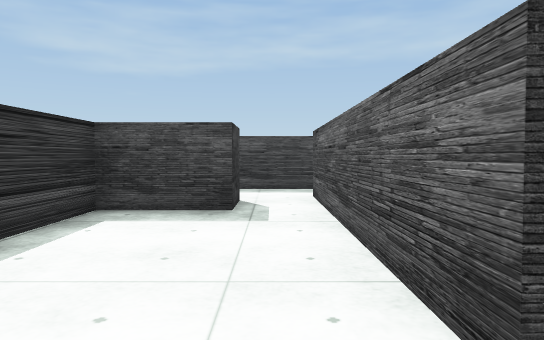
[1] (above)

21 first-person views from a walk through a scene from a Unity 3-D project. The camera is 0.61 m above the floor, tilts 2° down and sees 70° across. The floor is counted in squares, 1 m on a side. Each view is taken from the middle of a square. On the plan, view 1 faces up. The plan holds only what a view shows up to about 10 squares ahead; the rest is blank. The place goes on beyond the plan. The player is left out. Some surface patterns are stand-ins.

[2]
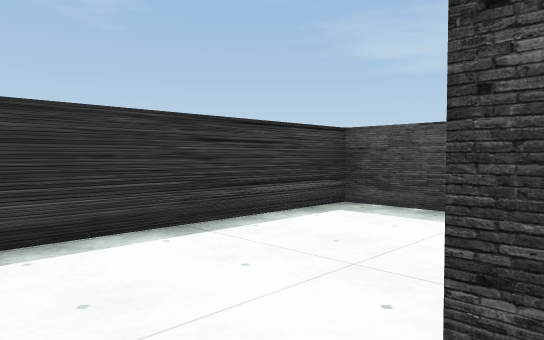

[3]
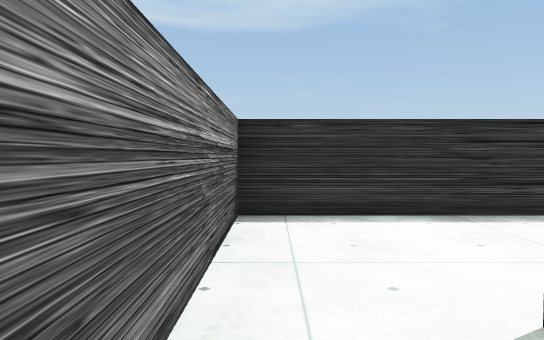

[4]
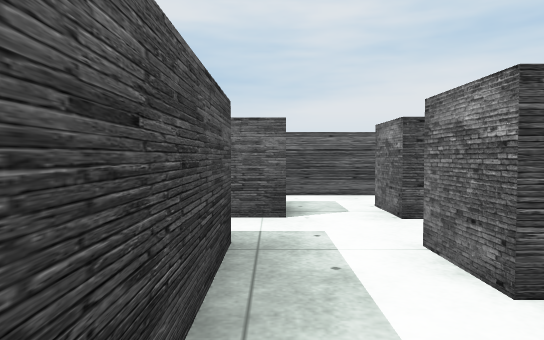

[5]
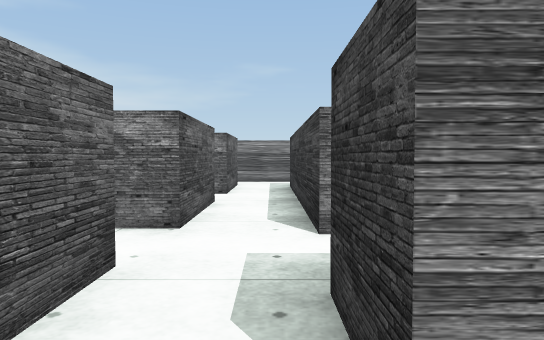

[6]
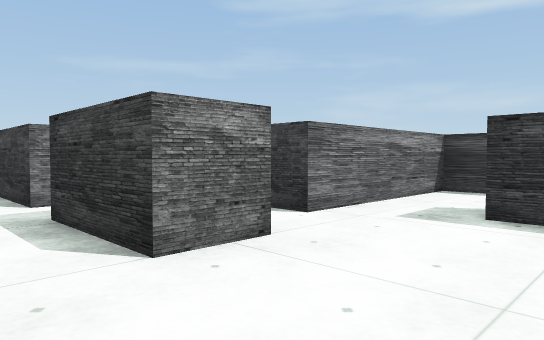

[7]
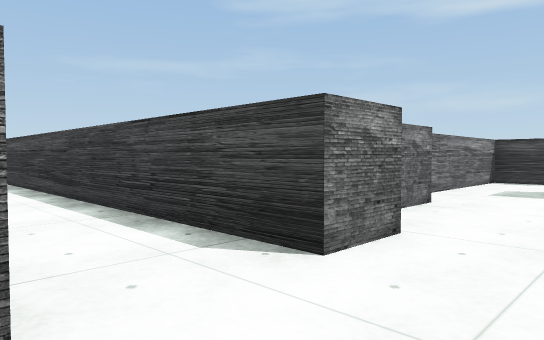

[8]
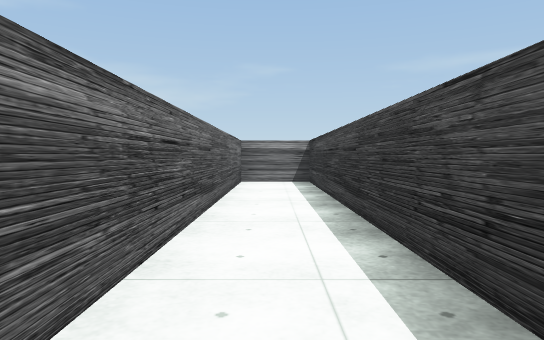

[9]
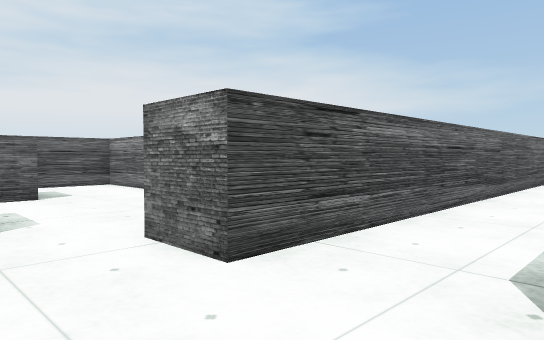

[10]
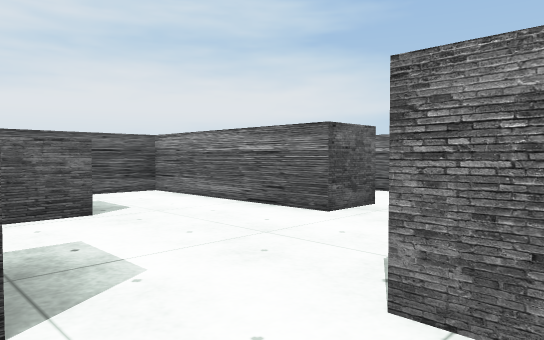

[11]
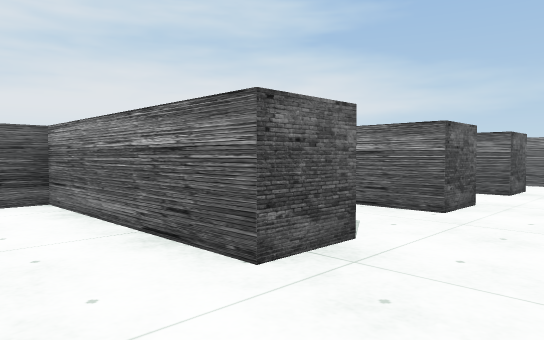

[12]
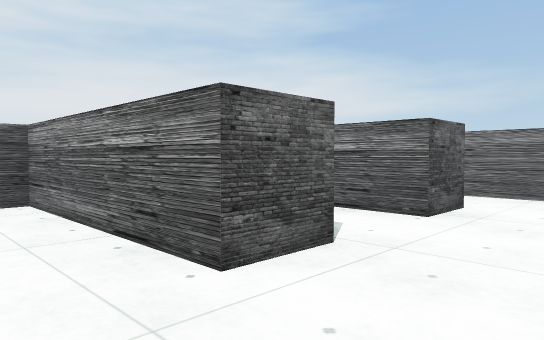

[13]
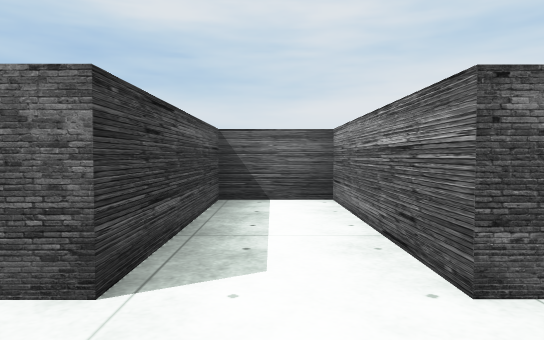

[14]
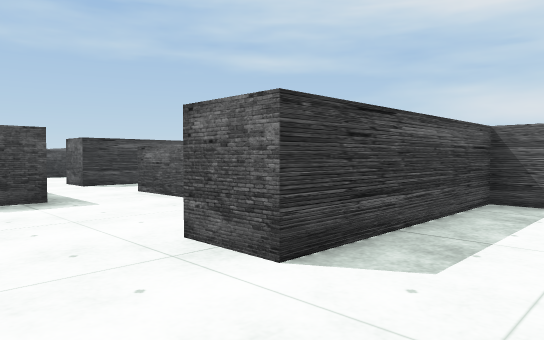

[15]
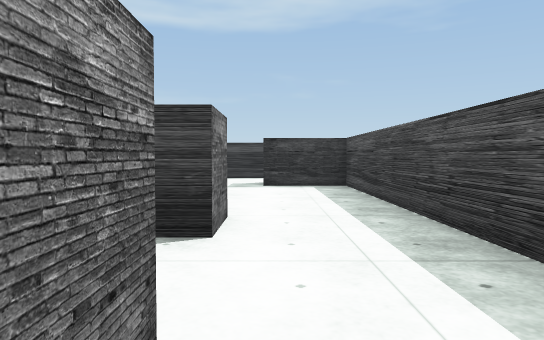

[16]
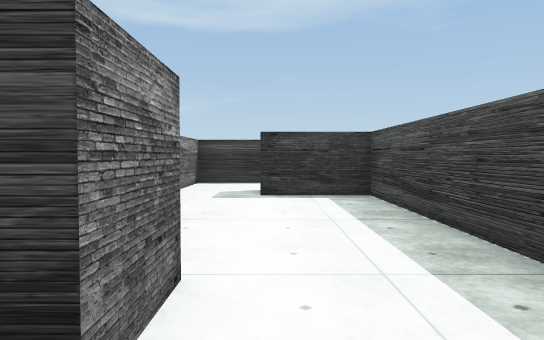

[17]
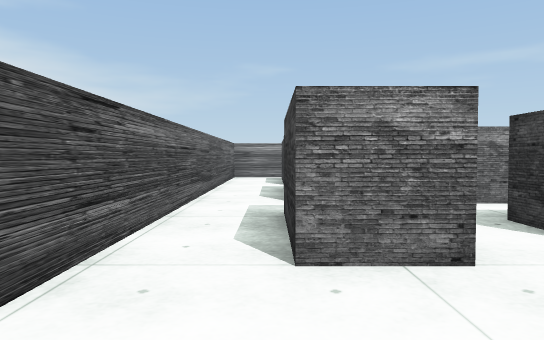

[18]
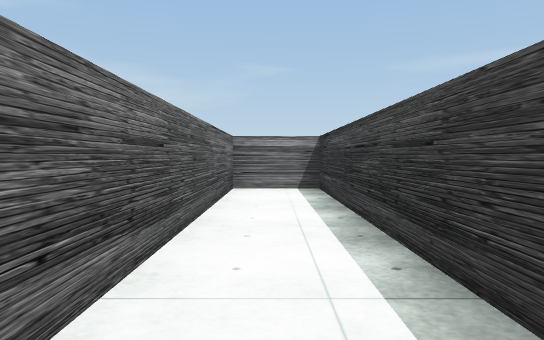

[19]
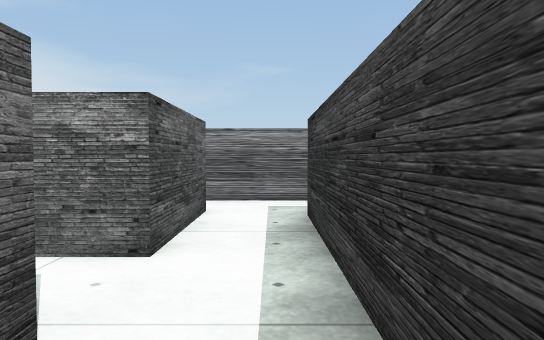

[20]
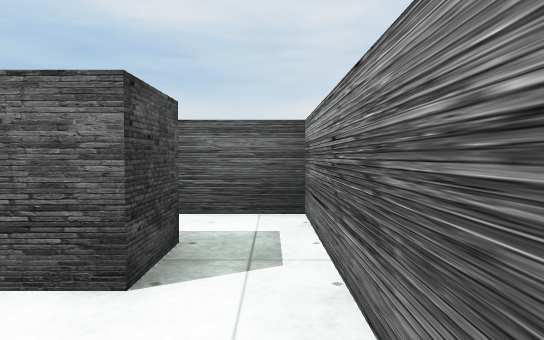

[21]
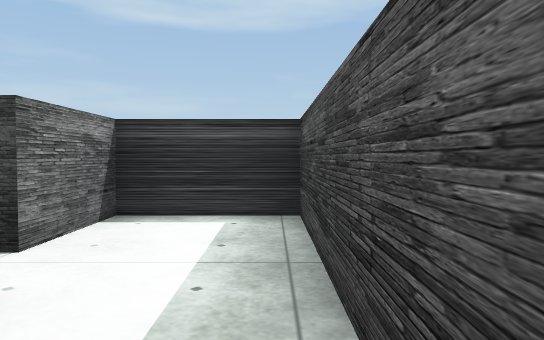

### Floor plan
Points are (right, up) in squares from view 1. A wall is a line through its corners. A room is listed if a view was taken in it or the views show most of it. See-through windows are left out.
Room 1 (views 1, 2, 4, 20)
walls: (0.6, 0.9) (0.6, 6) (1.6, 6); (1.6, 7.3) (-2, 7.3) (-2, -0.4) (1.4, -0.4)
ways out: opening at (1, 0) to room 2; opening at (1, 6.5) to room 2
objects: other object (-1, 5)
Room 2 (views 3, 5, 17, 19, 21)
walls: (1.6, 6) (1.6, 1); (-2, 9.8) (-2, 8.3) (1.6, 8.3) (1.6, 7.3); (4.4, 11.6) (0.9, 11.6); (1.4, -0.4) (5.1, -0.4) (5.1, 9.6)
ways out: opening at (1, 0) to room 1; opening at (1, 6.5) to room 1; opening at (5.5, 10.5) to room 3
objects: other object (0, 10) to (1, 11); other object (3, 1) to (3, 2); other object (3, 4) to (4, 5); other object (3, 7) to (4, 9)
Room 3 (views 6, 7, 8, 9, 10, 11, 15, 16, 18)
walls: (10.6, 7.5) (14.4, 7.5) (14.4, 9); (10.6, 10.7) (10, 10.7); (6.9, 11.6) (4.4, 11.6); (5.1, 9.6) (6.1, 9.6) (6.1, -0.4) (7.7, -0.4) (7.7, 9.6) (8.8, 9.6); (13.1, 13.3) (11.9, 13.3) (11.9, 14.4)
ways out: opening at (5.5, 10.5) to room 2; opening at (9.5, 7) to room 4; opening at (11, 14)
objects: other object (12, 10) to (13, 11)
Room 4 (view 12)
walls: (10.6, 4.7) (14.4, 4.7) (14.4, 6.5) (10.6, 6.5) (10.6, 7.5)
ways out: opening at (9.5, 7) to room 3; opening at (9.5, 4.5) to room 5
Room 5 (views 13, 14)
walls: (10.6, 2.1) (14.4, 2.1) (14.4, 3.7) (10.6, 3.7) (10.6, 4.7)
ways out: opening at (9.5, 4.5) to room 4; opening at (9.5, 1.5)

Positions as (right, up) in squares from view 1, and headings:
1: (0, 0), facing up
2: (1, 0), facing up-left
3: (2, 0), facing left
4: (-1, 7), facing right
5: (2, 9), facing down
6: (5, 11), facing down-left
7: (8, 11), facing down-left
8: (7, 9), facing down
9: (6, 11), facing down-right
10: (8, 11), facing down-right
11: (9, 9), facing down-right
12: (9, 6), facing down-right
13: (9, 3), facing right
14: (9, 5), facing up-right
15: (9, 10), facing left
16: (7, 10), facing left
17: (4, 11), facing down
18: (7, 7), facing down
19: (2, 5), facing down
20: (1, 0), facing right
21: (2, 7), facing left
